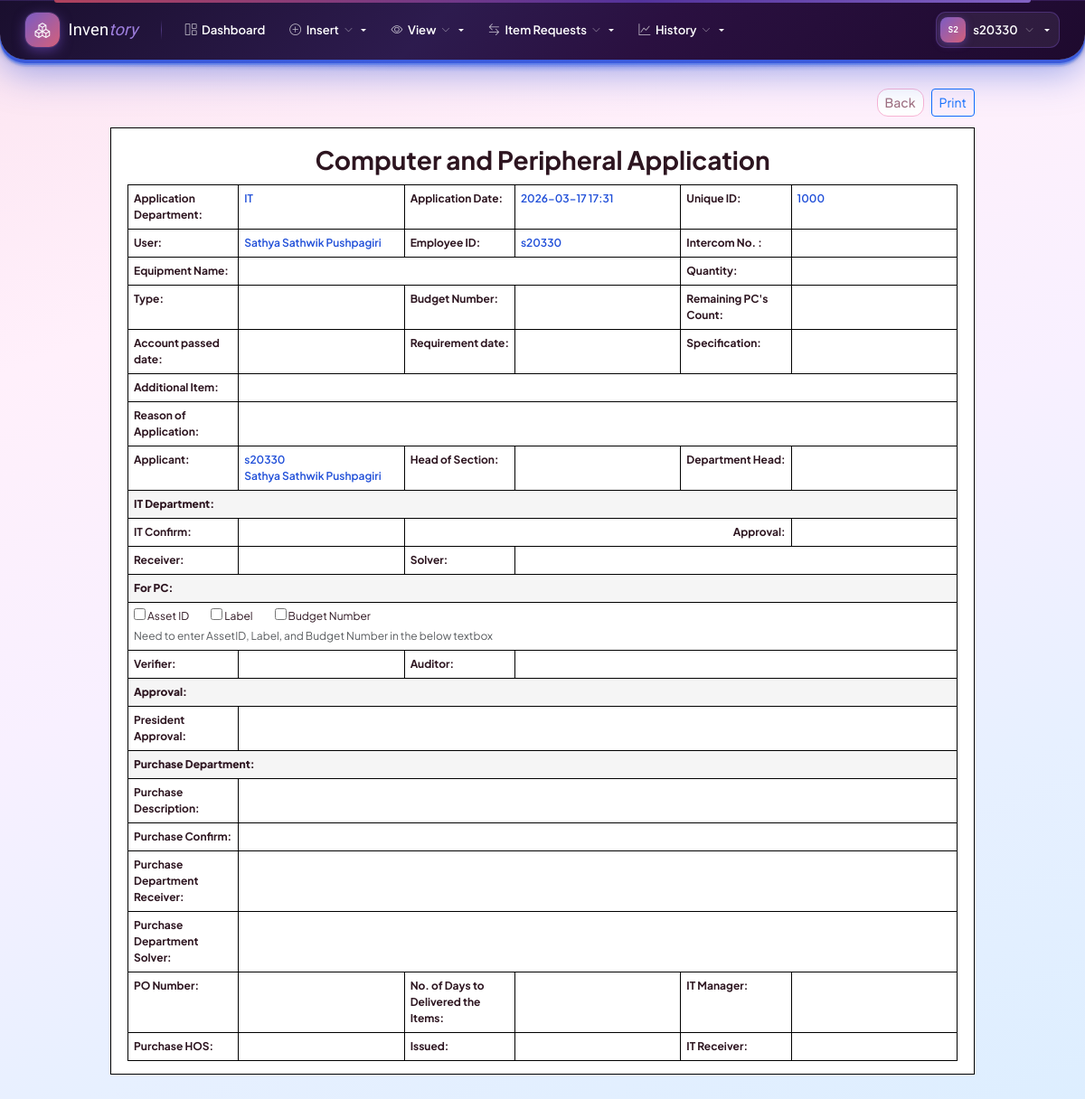
Screenshot of /peripheral-application/1/print/ (signed in) with the database file from the repository.
### inventory/models.py (models this page shows, shortened)
class User(AbstractUser):
    REQUIRED_FIELDS = ['email']
    stage = models.PositiveSmallIntegerField(default=1)
    full_name = models.CharField(max_length=200, blank=True, default='')
    mobile_number = models.CharField(max_length=30, blank=True, default='')
    category = models.CharField(
        max_length=50,
        blank=True,
        null=True
    )
    admin_section = models.CharField(
        max_length=100,
        blank=True,
        null=True
    )
    admin_department = models.CharField(
        max_length=100,
        blank=True,
        null=True
    )
    department = models.CharField(
        max_length=100,
        blank=True,
        null=True
    )
    section = models.CharField(
        max_length=100,
        blank=True,
        null=True
    )
    is_active = models.BooleanField(
        default=True,
        help_text='Designates whether this user should be treated as active.'
    )
    def is_stage1(self):
        return self.is_superuser or self.stage == 1
    def can_edit(self):
        return self.is_stage1() or self.is_stage2()
    def can_approve_issue_requests(self):
        return self.is_stage1() or self.is_stage2()
    def can_request_issue(self):
        return True  # all stages allowed
    def can_issue_items(self):
        return self.is_stage1() or self.is_stage2()
    def can_manage_users(self):
        return self.is_stage1()
    def allowed_categories(self):
        if self.is_stage1() or self.is_stage2():
            return [choice[0] for choice in CATEGORY_CHOICES]
        return []  # Stage 3 has no category access
    class Meta:
        verbose_name = 'User'
        verbose_name_plural = 'Users'

class PeripheralApplication(models.Model):
    form_id = models.PositiveIntegerField(unique=True, null=True, blank=True, db_index=True)
    created_by = models.ForeignKey(User, on_delete=models.CASCADE, related_name='peripheral_applications')
    created_at = models.DateTimeField(auto_now_add=True)
    application_department = models.CharField(max_length=50, blank=True, default='')
    user_full_name = models.CharField(max_length=200, blank=True, default='')
    employee_id = models.CharField(max_length=100, blank=True, default='')
    intercom_no = models.CharField(max_length=100, blank=True, default='')
    equipment_name = models.CharField(max_length=250, blank=True, default='')
    quantity = models.PositiveIntegerField(default=1)
    equipment_type = models.CharField(max_length=100, blank=True, default='')
    budget_number = models.CharField(max_length=100, blank=True, default='')
    remaining_pcs_count = models.CharField(max_length=100, blank=True, default='')
    account_passed_date = models.DateField(null=True, blank=True)
    requirement_date = models.DateField(null=True, blank=True)
    specification = models.TextField(blank=True, default='')
    additional_item = models.TextField(blank=True, default='')
    reason_of_application = models.TextField(blank=True, default='')
    applicant_name = models.CharField(max_length=200, blank=True, default='')
    head_of_section = models.CharField(max_length=200, blank=True, default='')
    department_head = models.CharField(max_length=200, blank=True, default='')
    signed_form_file = models.FileField(upload_to='peripheral_applications/', null=True, blank=True)
    class Meta:
        ordering = ['-created_at']

### inventory/views.py (the view)
# urls.py: path('peripheral-application/<int:pk>/print/', views.peripheral_application_print, name='peripheral_application_print'),
@login_required
def peripheral_application_print(request, pk):
    pa = get_object_or_404(PeripheralApplication, pk=pk)
    if pa.created_by != request.user and not request.user.can_approve_issue_requests():
        messages.error(request, 'Permission denied.')
        return redirect('inventory:issue_requests')
    return render(request, 'inventory/peripheral_application_print.html', {'pa': pa})

### inventory/context_processors.py (called while the page is built, shortened)
def stage_permissions(request):
    if request.user.is_authenticated:
        choices = dict(CATEGORY_CHOICES)
        allowed = request.user.allowed_categories()
        return {
            'user_can_edit': request.user.can_edit(),
            'user_can_request_issue': request.user.can_request_issue(),
            'user_can_approve_issue_requests': request.user.can_approve_issue_requests(),
            'user_can_issue_items': request.user.can_issue_items(),
            'user_can_manage_users': request.user.can_manage_users(),
            'user_is_stage1': request.user.is_stage1(),
            'user_allowed_categories': allowed,
            'category_display': choices,
            'navbar_categories': [{'slug': c, 'name': choices.get(c, c)} for c in allowed],
        }

### inventory/templates/inventory/peripheral_application_print.html (shortened to what this page needs)
{% extends 'inventory/base.html' %}
{% block content %}
<div class="container-fluid brochure-wrap">
  <div class="brochure-toolbar no-print">
    <a class="btn btn-outline-secondary btn-sm" href="{% url 'inventory:issue_requests' %}">Back</a>
    <button class="btn btn-outline-primary btn-sm" onclick="window.print()">Print</button>
  </div>
  <div class="brochure">
    <h3>Computer and Peripheral Application</h3>
    <table class="t">
      <tr>
        <td class="lbl">Application Department:</td>
        <td class="val"><span class="muted">{{ pa.application_department|default:"-" }}</span></td>
        <td class="lbl">Application Date:</td>
        <td class="val"><span class="muted">{{ pa.created_at|date:"Y-m-d H:i" }}</span></td>
        <td class="lbl">Unique ID:</td>
        <td class="val"><span class="muted">{{ pa.form_id }}</span></td>
      </tr>
      <tr>
        <td class="lbl">User:</td>
        <td class="val"><span class="muted">{{ pa.user_full_name|default:"-" }}</span></td>
        <td class="lbl">Employee ID:</td>
        <td class="val"><span class="muted">{{ pa.employee_id|default:"-" }}</span></td>
        <td class="lbl">Intercom No. :</td>
        <td class="val">&nbsp;</td>
      </tr>
      <tr>
        <td class="lbl">Equipment Name:</td>
        <td class="val" colspan="3">&nbsp;</td>
        <td class="lbl">Quantity:</td>
        <td class="val">&nbsp;</td>
      </tr>
      <tr>
        <td class="lbl">Type:</td>
        <td class="val">&nbsp;</td>
        <td class="lbl">Budget Number:</td>
        <td class="val">&nbsp;</td>
        <td class="lbl">Remaining PC's Count:</td>
        <td class="val">&nbsp;</td>
      </tr>
      <tr>
        <td class="lbl">Account passed date:</td>
        <td class="val">&nbsp;</td>
        <td class="lbl">Requirement date:</td>
        <td class="val">&nbsp;</td>
        <td class="lbl">Specification:</td>
        <td class="val">&nbsp;</td>
      </tr>
      <tr>
        <td class="lbl">Additional Item:</td>
        <td class="val" colspan="5">&nbsp;</td>
      </tr>
      <tr>
        <td class="lbl">Reason of Application:</td>
        <td class="val" colspan="5">&nbsp;</td>
      </tr>
      <tr>
        <td class="lbl">Applicant:</td>
        <td class="val">
          <div><span class="muted">{{ pa.employee_id|default:"-" }}</span></div>
          <div><span class="muted">{{ pa.applicant_name|default:"-" }}</span></div>
        </td>
        <td class="lbl">Head of Section:</td>
        <td class="val">&nbsp;</td>
        <td class="lbl">Department Head:</td>
        <td class="val">&nbsp;</td>
      </tr>
      <tr><td class="section-title" colspan="6">IT Department:</td></tr>
      <tr>
        <td class="lbl">IT Confirm:</td>
        <td class="val">&nbsp;</td>
        <td class="lbl" colspan="3" style="text-align:right;">Approval:</td>
        <td class="val">&nbsp;</td>
      </tr>
      <tr>
        <td class="lbl">Receiver:</td>
        <td class="val">&nbsp;</td>
        <td class="lbl">Solver:</td>
        <td class="val" colspan="3">&nbsp;</td>
      </tr>
      <tr><td class="section-title" colspan="6">For PC:</td></tr>
      <tr>
        <td class="val" colspan="6">
          <div style="display:flex; gap:1.5rem; margin-bottom:.25rem;">
            <label><input type="checkbox"> Asset ID</label>
            <label><input type="checkbox"> Label</label>
            <label><input type="checkbox"> Budget Number</label>
          </div>
          <div class="text-muted">Need to enter AssetID, Label, and Budget Number in the below textbox</div>
        </td>
      </tr>
      <tr>
        <td class="lbl">Verifier:</td>
        <td class="val">&nbsp;</td>
        <td class="lbl">Auditor:</td>
        <td class="val" colspan="3">&nbsp;</td>
      </tr>
      <tr><td class="section-title" colspan="6">Approval:</td></tr>
      <tr>
        <td class="lbl">President Approval:</td>
        <td class="val" colspan="5">&nbsp;</td>
      </tr>
      <tr><td class="section-title" colspan="6">Purchase Department:</td></tr>
      <tr>
        <td class="lbl">Purchase Description:</td>
        <td class="val" colspan="5">&nbsp;</td>
      </tr>
      <tr>
        <td class="lbl">Purchase Confirm:</td>
        <td class="val" colspan="5">&nbsp;</td>
      </tr>
      <tr>
        <td class="lbl">Purchase Department Receiver:</td>
        <td class="val" colspan="5">&nbsp;</td>
      </tr>
      <tr>
        <td class="lbl">Purchase Department Solver:</td>
        <td class="val" colspan="5">&nbsp;</td>
      </tr>
      <tr>
        <td class="lbl">PO Number:</td>
        <td class="val">&nbsp;</td>
        <td class="lbl">No. of Days to Delivered the Items:</td>
        <td class="val">&nbsp;</td>
        <td class="lbl">IT Manager:</td>
        <td class="val">&nbsp;</td>
      </tr>
      <tr>
        <td class="lbl">Purchase HOS:</td>
        <td class="val">&nbsp;</td>
        <td class="lbl">Issued:</td>
        <td class="val">&nbsp;</td>
        <td class="lbl">IT Receiver:</td>
        <td class="val">&nbsp;</td>
      </tr>
    </table>
  </div>
</div>
{% endblock %}

### inventory/templates/inventory/base.html (shortened to what this page needs)
{% load static %}
<!DOCTYPE html>
<html lang="en">
<head>
    <link href="https://cdn.jsdelivr.net/npm/bootstrap@5.3.2/dist/css/bootstrap.min.css" rel="stylesheet">
    <link href="https://cdn.jsdelivr.net/npm/bootstrap-icons@1.11.1/font/bootstrap-icons.css" rel="stylesheet">
</head>
<body>
    {% if user.is_authenticated %}
    <nav class="top-navbar">
        <a href="{% url 'inventory:dashboard' %}" class="nb-brand">
            <div class="nb-brand-icon"><i class="bi bi-boxes"></i></div>
            <span class="nb-brand-name">Inven<span>tory</span></span>
        </a>
        <a class="nb-link" href="{% url 'inventory:dashboard' %}">
            <i class="bi bi-grid-1x2"></i> Dashboard
        </a>
        {% if user_can_edit %}
        <div class="dropdown">
            <a class="nb-link dropdown-toggle" href="#" data-bs-toggle="dropdown">
                <i class="bi bi-plus-circle"></i> Insert <i class="bi bi-chevron-down"></i>
            </a>
        </div>
        {% endif %}
        {% if user.stage == 3 %}
        <a class="nb-link" href="{% url 'inventory:view_items' %}">
            <i class="bi bi-archive"></i> View Items
        </a>
        {% else %}
        <div class="dropdown">
            <a class="nb-link dropdown-toggle" href="#" data-bs-toggle="dropdown">
                <i class="bi bi-eye"></i> View <i class="bi bi-chevron-down"></i>
            </a>
        </div>
        {% endif %}
        {% if user_can_request_issue or user_can_approve_issue_requests or user_can_issue_items %}
        {% if user.stage == 3 %}
        <a class="nb-link" href="{% url 'inventory:issue_requests' %}">
            <i class="bi bi-list-check"></i> Request an Item
        </a>
        {% else %}
        <div class="dropdown">
            <a class="nb-link dropdown-toggle" href="#" data-bs-toggle="dropdown">
                <i class="bi bi-arrow-left-right"></i> Item Requests <i class="bi bi-chevron-down"></i>
            </a>
        </div>
        {% endif %}
        {% endif %}
        {% if user_can_manage_users or user.stage == 2 %}
        <div class="dropdown">
            <a class="nb-link dropdown-toggle" href="#" data-bs-toggle="dropdown">
                <i class="bi bi-graph-up"></i> History <i class="bi bi-chevron-down"></i>
            </a>
        </div>
        {% endif %}
        <div class="nb-right">
            <div class="dropdown">
                <a class="nb-user-btn dropdown-toggle" href="#" data-bs-toggle="dropdown">
                    <div class="nb-user-avatar">{{ user.username|slice:":2"|upper }}</div>
                    {{ user.username }}
                    <i class="bi bi-chevron-down"></i>
                </a>
            </div>
        </div>
    </nav>
    {% endif %}
    <main class="{% if user.is_authenticated %}main-wrap{% endif %}">
        {% block content %}{% endblock %}
    </main>
</body>
</html>

### inventory/templates/inventory/peripheral_application_print.html (style rules this page uses)
.brochure-wrap { max-width: 980px; margin: 0 auto; }
.brochure-toolbar { display:flex; gap:.5rem; align-items:center; justify-content:flex-end; margin-bottom: .75rem; }
.brochure { background: #fff; border: 1px solid #000; padding: 18px 18px 14px; }
.brochure h3 { text-align:center; font-weight:700; margin:0 0 10px; }
.t { width:100%; border-collapse:collapse; table-layout:fixed; font-size:12px; }
.t td { border:1px solid #000; padding:6px; vertical-align:top; word-wrap:break-word; }
.lbl { width:20%; font-weight:700; }
.val { width:30%; }
.muted { color:#1f4ed8; font-weight:600; }
.section-title { font-weight:800; background:#f5f5f5; }

### rows the page displays
User: username "S2", username "s20330"
PeripheralApplication: application_department "IT", created_at "2026-03-17 17:31", form_id "1000", user_full_name "Sathya Sathwik Pushpagiri", employee_id "s20330", applicant_name "Sathya Sathwik Pushpagiri"
